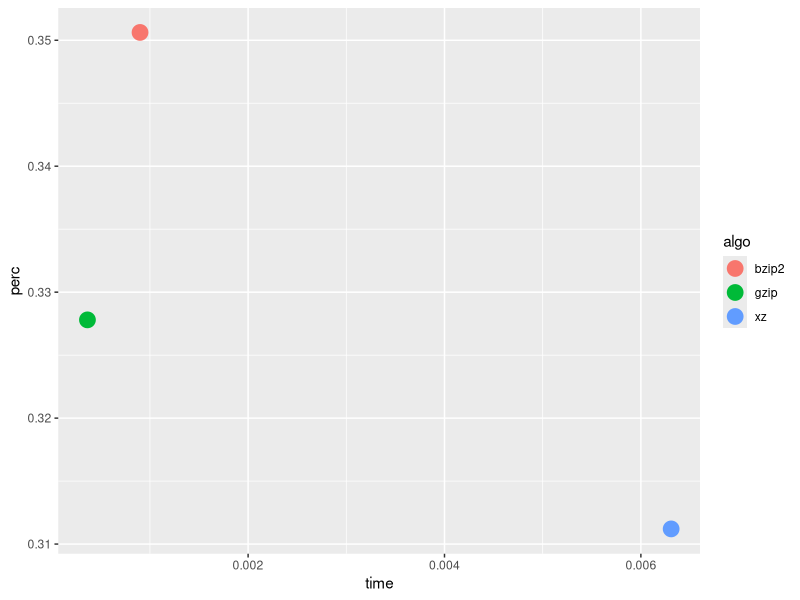

The R source for this figure: (Note: this script raises an error after producing the figure.)
library(ggplot2)

raw <- serialize(mtcars, NULL)
res <- data.frame()

orig_size <- as.numeric(object.size(raw) / 1000000)

algos <- c("gzip", "bzip2", "xz")
for (algo in algos) {
    t <- Sys.time()
    comp <- memCompress(raw, algo)
    size <- as.numeric(object.size(comp) / 1000000)
    perc <- size / orig_size
    elap <- as.numeric((Sys.time() - t), units="secs")
    res <- rbind(res, c(algo, size, perc, elap))
} 

names(res) <- c("algo", "size", "perc", "time")
res$size <- as.numeric(res$size)
res$perc <- as.numeric(res$perc)
res$time <- as.numeric(res$time)

g <- ggplot(res, aes(x=time, y=perc)) +
    geom_point(aes(color=algo), size=5)

print(g)

system.time({ raw_dump <- serialize(mdl, NULL) })
system.time({ compress <- memCompress(raw_dump, "xz") })
system.time({ encoded_model <- base64encode(compress) })
system.time({ bounds <- seq(1, nchar(encoded_model), row_len) })
system.time({
    chunks <- lapply(bounds,
                    chunk_string_v2,
                    string = encoded_model,
                    row_len = row_len)
})
system.time({ df <- data.frame(vals=unlist(chunks)) })